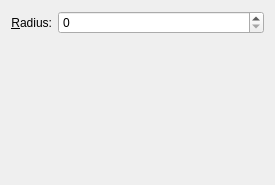
<?xml version="1.0" encoding="UTF-8"?>

<!--
SPDX-FileCopyrightText: 2023 Roman Gilg <subdiff@gmail.com>

SPDX-License-Identifier: GPL-2.0-or-later
-->

<ui version="4.0">
 <class>KWin::LookingGlassEffectConfigForm</class>
 <widget class="QWidget" name="KWin::LookingGlassEffectConfigForm">
  <property name="geometry">
   <rect>
    <x>0</x>
    <y>0</y>
    <width>275</width>
    <height>185</height>
   </rect>
  </property>
  <layout class="QGridLayout" name="gridLayout">
   <item row="1" column="0" colspan="2">
    <widget class="KShortcutsEditor" name="editor" native="true">
        <property name="actionTypes">
            <enum>KShortcutsEditor::GlobalAction</enum>
        </property>
    </widget>
   </item>
   <item row="0" column="0">
    <widget class="QLabel" name="label">
     <property name="text">
      <string>&amp;Radius:</string>
     </property>
     <property name="alignment">
      <set>Qt::AlignRight|Qt::AlignTrailing|Qt::AlignVCenter</set>
     </property>
     <property name="buddy">
      <cstring>kcfg_Radius</cstring>
     </property>
    </widget>
   </item>
   <item row="0" column="1">
    <widget class="QSpinBox" name="kcfg_Radius">
     <property name="sizePolicy">
      <sizepolicy hsizetype="Expanding" vsizetype="Fixed">
       <horstretch>0</horstretch>
       <verstretch>0</verstretch>
      </sizepolicy>
     </property>
     <property name="maximum">
      <number>9999</number>
     </property>
    </widget>
   </item>
  </layout>
 </widget>
 <customwidgets>
  <customwidget>
   <class>KShortcutsEditor</class>
   <extends>QWidget</extends>
   <header location="global">KShortcutsEditor</header>
   <container>1</container>
  </customwidget>
 </customwidgets>
 <resources/>
 <connections/>
</ui>
